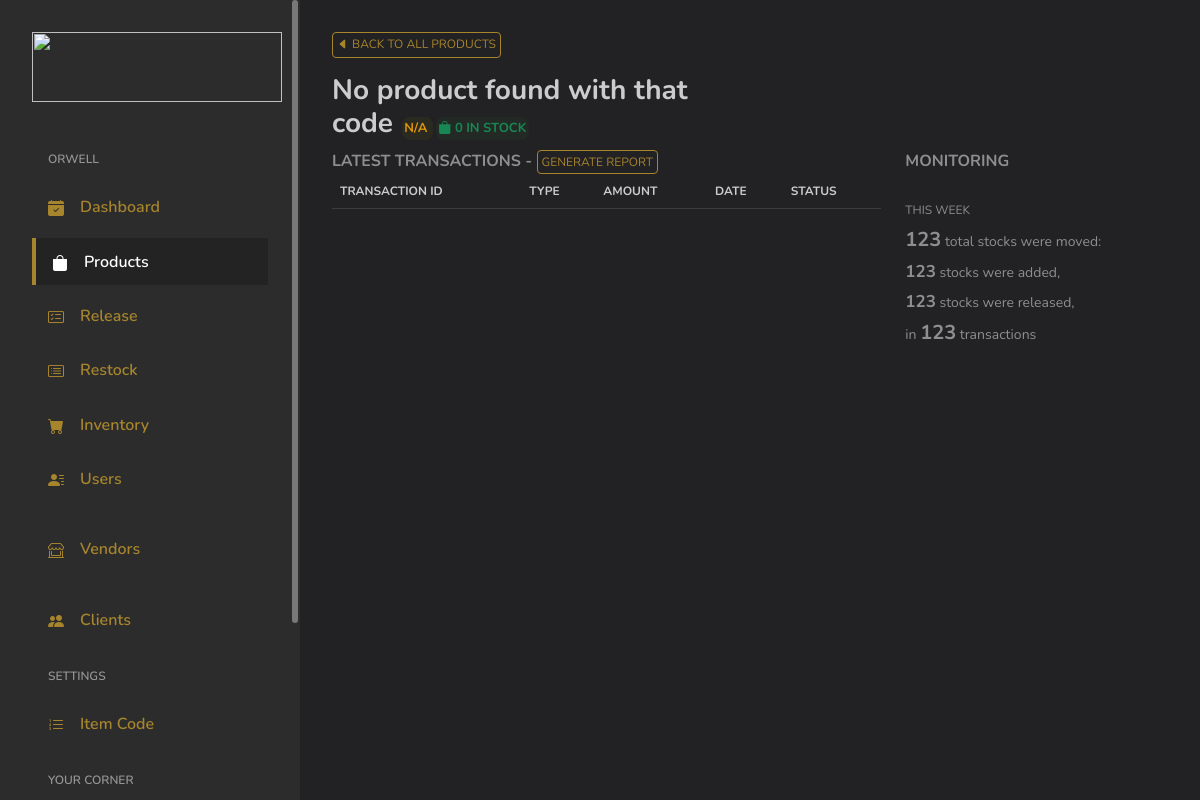
The app's page /admin/viewproduct?code=SDN001ORIG500G, older data.
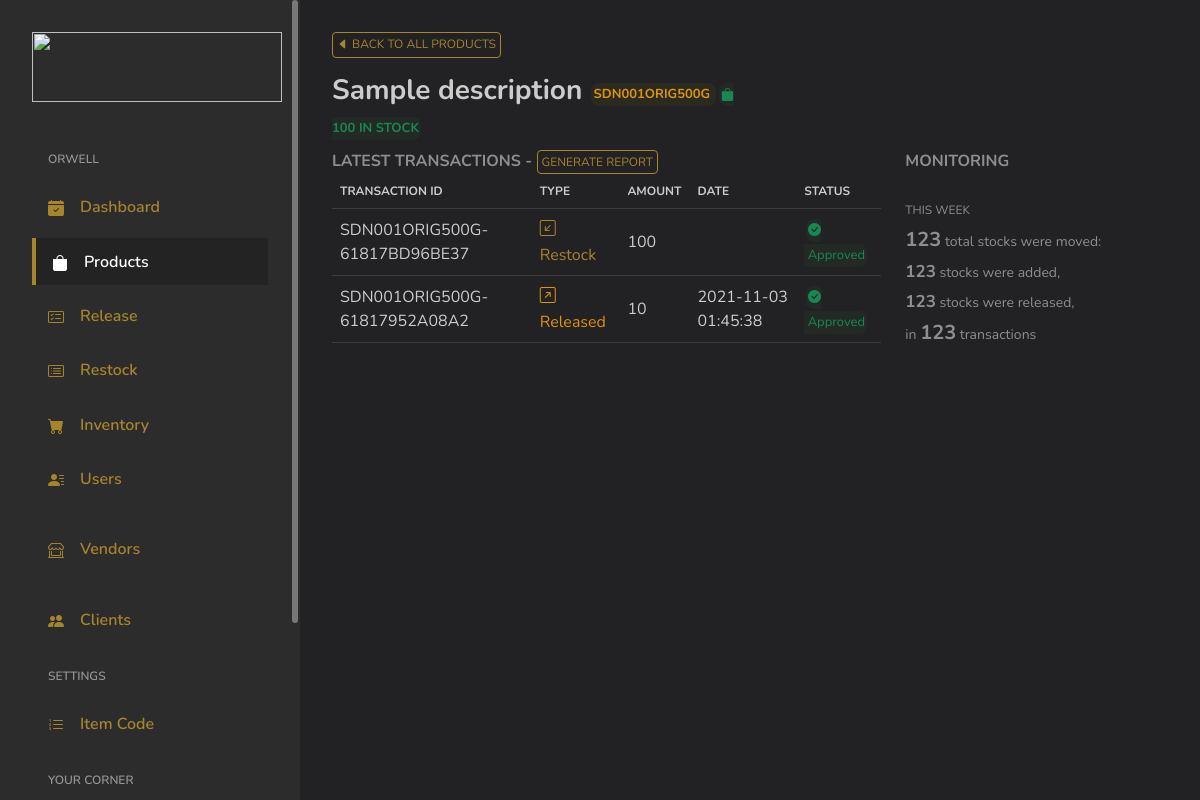
The same page, newer data.
### tables this page shows
CREATE TABLE `products` (
  `ID` int(11) NOT NULL,
  `Code` varchar(255) DEFAULT NULL,
  `Product_Name` varchar(255) DEFAULT NULL,
  `Description` text DEFAULT NULL,
  `InStock` int(255) DEFAULT 0,
  `Released` int(255) DEFAULT 0,
  `Product_Category` varchar(255) DEFAULT NULL,
  `Product_Weight` varchar(255) DEFAULT NULL,
  `Price_PerItem` varchar(255) DEFAULT NULL,
  `Cost_PerItem` varchar(255) DEFAULT NULL,
  `DateAdded` varchar(255) DEFAULT NULL,
  `PriceSelling` varchar(255) DEFAULT '0',
  `Barcode_Images` varchar(255) DEFAULT NULL
);

CREATE TABLE `products_transactions` (
  `ID` int(11) NOT NULL,
  `Code` varchar(255) DEFAULT NULL,
  `TransactionID` varchar(255) DEFAULT NULL,
  `OrderNo` varchar(255) DEFAULT NULL,
  `Type` tinyint(1) DEFAULT NULL COMMENT '0 = Restocked; 1 = Released;',
  `Amount` int(255) DEFAULT 0,
  `PriceUnit` varchar(255) DEFAULT '0',
  `InStock` int(255) DEFAULT 0,
  `Date` varchar(255) DEFAULT NULL,
  `DateAdded` varchar(255) DEFAULT NULL,
  `Status` int(11) NOT NULL COMMENT '0 = for approval\r\n1 = approved',
  `Date_Approval` varchar(255) DEFAULT NULL,
  `UserID` varchar(255) DEFAULT NULL,
  `PriceTotal` varchar(255) DEFAULT NULL
);

### application/controllers/Admin.php (called while the page is built, shortened)
<?php
class Admin extends MY_Controller {
	public $globalData = [];
	public function __construct()
	{
		$this->load->model('Model_Selects');
		$this->load->model('Model_Security');
		$this->load->model('Model_Inserts');
		$this->load->model('Model_Logbook');
	}
	public function view_product()
	{
		$data = [];
		$data = array_merge($data, $this->globalData);
		$header['pageTitle'] = 'Products';
		$data['globalHeader'] = $this->load->view('main/globals/header', $header);
		$this->load->view('admin/view_product', $data);
	}
}

### index.php (called while the page is built, shortened)
<?php
require_once BASEPATH.'core/CodeIgniter.php';

### application/models/Model_Selects.php (called while the page is built, shortened)
<?php
class Model_Selects extends CI_Model {
	public function GetProductByCode($code)
	{
		$this->db->select('*');
		$this->db->where('Code', $code);
		$result = $this->db->get('products');
		return $result;
	}
	public function GetTransactionsByCode($code)
	{
		$this->db->select('*');
		$this->db->where('Code', $code);
		$this->db->order_by('ID', 'desc');
		$result = $this->db->get('products_transactions');
		return $result;
	}
}

### application/views/admin/view_product.php (the view, shortened to what this page needs)
<?php
$code = 'N/A';
if ($this->input->get('code')) {
	$code = $this->input->get('code');
}
$productDescription = 'No product found with that code';
$productCode = 'N/A';
$inStocks = 0;
$getProductByCode = $this->Model_Selects->GetProductByCode($code);
if ($getProductByCode->num_rows() > 0) {
	foreach($getProductByCode->result_array() as $row) {
		$productDescription = $row['Description'];
		$productCode = $row['Code'];
		$inStocks = $row['InStock'];
	}
}
$getTransactionsByCode = $this->Model_Selects->GetTransactionsByCode($code);
?>
</head>
<body>
<div id="app">
	<div id="main">
		<header class="mb-3">
			<a href="<?=base_url() . 'admin/products'?>" class="btn btn-sm-primary"><i class="bi bi-caret-left-fill"></i> BACK TO ALL PRODUCTS</a>
		</header>
		<div class="page-heading">
			<div class="page-title">
				<div class="row">
					<div class="col-12 col-md-6">
						<h3><?=$productDescription;?>
							<span class="text-center info-banner-sm">
								<?=$productCode;?>
							</span>
							<span class="text-center success-banner-sm">
								<i class="bi bi-bag-fill"></i> <?=$inStocks;?> IN STOCK
							</span>
						</h3>
					</div>
				</div>
			</div>
			<section class="section">
				<div class="row">
					<div class="col-sm-12 col-lg-8">
						<b>LATEST TRANSACTIONS - <button type="button" class="btn btn-sm-primary">GENERATE REPORT</button></b>
						<div class="table-responsive">
							<table id="productsTable" class="table">
								<thead style="font-size: 12px;">
									<th>TRANSACTION ID</th>
									<th>TYPE</th>
									<th>AMOUNT</th>
									<th>DATE</th>
									<TH>STATUS</TH>
								</thead>
								<tbody>
									<?php
									if ($getProductByCode->num_rows() > 0):
										if ($getTransactionsByCode->num_rows() > 0):
											foreach ($getTransactionsByCode->result_array() as $row):
												$typeText = '<span class="text-primary"><i class="bi bi-arrow-down-left-square"></i> Restock</span>';
												if ($row['Type'] == 1) {
													$typeText = '<span class="text-info"><i class="bi bi-arrow-up-right-square"></i> Released</span>';
												}?>
												<tr data-transactionid="<?=$row['TransactionID'];?>">
													<td>
														<?=$row['TransactionID'];?>
													</td>
													<td>
														<?=$typeText;?>
													</td>
													<td>
														<?=$row['Amount'];?>
													</td>
													<td>
														<?=$row['Date'];?>
													</td>
													<td>
														<?php
														switch ($row['Status']) {
															case '1':
																echo '<span class="text-center success-banner-sm">
																		<i class="bi bi-check-circle-fill"></i>&nbsp;Approved
																	</span>';
																break;
														}
														?>
													</td>
												</tr>
											<?php endforeach;
										endif;
									endif; ?>
								</tbody>
							</table>
						</div>
					</div>
					<div class="col-sm-12 col-lg-4">
						<b>MONITORING</b>
						<div class="row">
							<div class="col-sm-12 mt-4">
								<span style="font-size: 12px;">THIS WEEK</span>
							</div>
							<div class="col-sm-12 mt-1" style="font-size: 14px;">
								<span style="font-size: 20px;"><b>123</b></span> total stocks were moved:
							</div>
							<div class="col-sm-12 mt-1" style="font-size: 14px;">
								<span style="font-size: 17px;"><b>123</b></span> stocks were added,
							</div>
							<div class="col-sm-12 mt-1" style="font-size: 14px;">
								<span style="font-size: 17px;"><b>123</b></span> stocks were released,
							</div>
							<div class="col-sm-12 mt-1" style="font-size: 14px;">
								in <span style="font-size: 20px;"><b>123</b></span> transactions
							</div>
						</div>
					</div>
				</div>
			</section>
		</div>
	</div>
</div>
</body>
</html>

Row changes from the older to the newer data that the page shows:
now on this page (row edited): products: Description "Sample description", Code "SDN001ORIG500G", InStock "100"
added products_transactions: TransactionID "SDN001ORIG500G-61817BD96BE37", Amount "100", Status 1 (drawn)
added products_transactions: TransactionID "SDN001ORIG500G-61817952A08A2", Type 1 (drawn), Amount "10", Date "2021-11-03 01:45:38", Status 1 (drawn)
Text that changed along with them:
$productDescription: "No product found with that code" → (not shown)
$productCode: "N/A" → (not shown)
$inStocks: "0" → (not shown)
